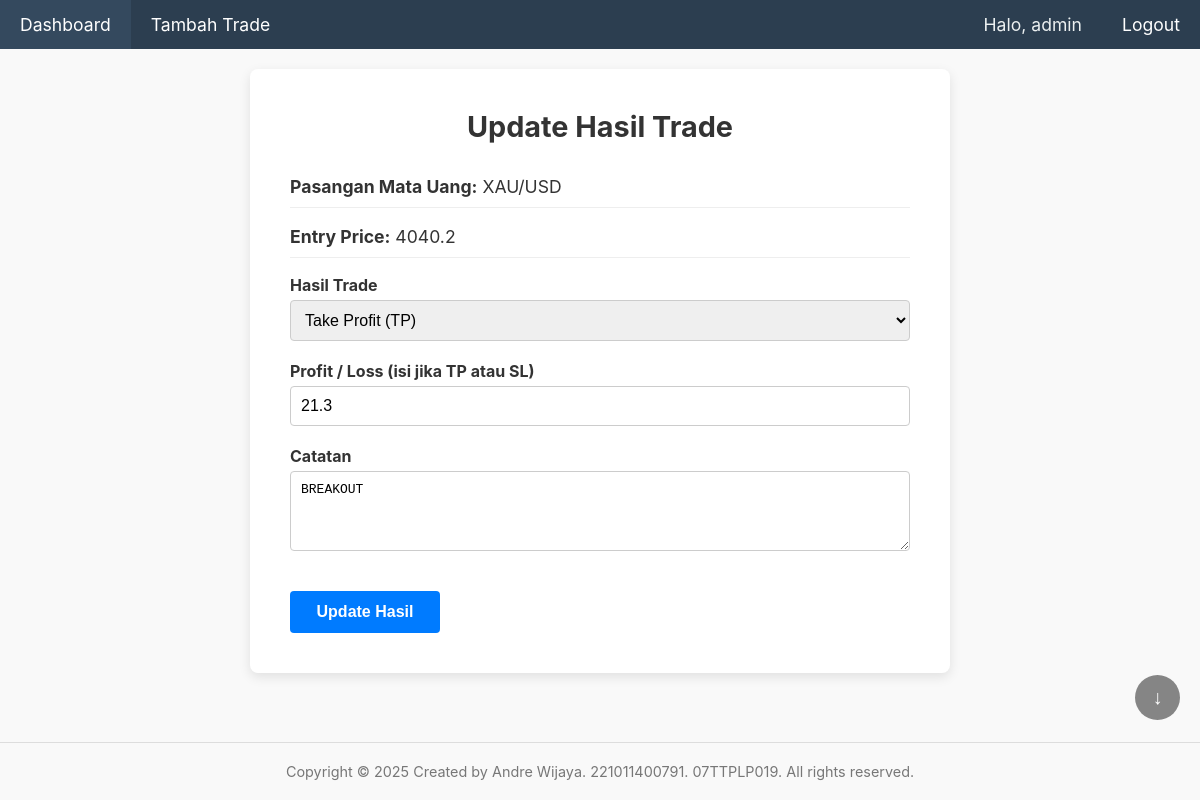
The app's page /trade_edit.php?id=11 (signed in) with its own data.
### tables this page shows
CREATE TABLE `trades` (
  `id` int(11) NOT NULL,
  `user_id` int(11) NOT NULL,
  `currency_pair` varchar(10) NOT NULL,
  `position_type` enum('Buy','Sell') NOT NULL,
  `entry_price` decimal(10,5) NOT NULL,
  `stop_loss` decimal(10,5) NOT NULL,
  `take_profit` decimal(10,5) NOT NULL,
  `hasil` enum('Pending','TP','SL') NOT NULL DEFAULT 'Pending',
  `profit_loss` decimal(10,2) DEFAULT NULL,
  `notes` text DEFAULT NULL
);

### trade_edit.php (the view, shortened to what this page needs)
<?php
require_once 'config/database.php';
require_once 'templates/header.php';
$trade_id = $_GET['id'];
$current_user_id = $_SESSION['user_id'];
$query = "SELECT * FROM trades WHERE id = ? AND user_id = ?";
$stmt = mysqli_prepare($koneksi, $query);
mysqli_stmt_bind_param($stmt, "ii", $trade_id, $current_user_id);
mysqli_stmt_execute($stmt);
$result = mysqli_stmt_get_result($stmt);
$trade = mysqli_fetch_assoc($result);
?>
<div class="container">
    <div class="form-card">
        <h3>Update Hasil Trade</h3>
        <form action="trade_process.php" method="POST">
            <p><strong>Pasangan Mata Uang:</strong> <?php echo htmlspecialchars($trade['currency_pair']); ?></p>
            <p><strong>Entry Price:</strong> <?php echo (float)$trade['entry_price']; ?></p>
            <div class="form-group">
                <label for="hasil">Hasil Trade</label>
                <select id="hasil" name="hasil" required>
                    <option value="TP" <?php if ($trade['hasil'] == 'TP') echo 'selected'; ?>>Take Profit (TP)</option>
                </select>
            </div>
            <div class="form-group">
                <label for="profit_loss">Profit / Loss (isi jika TP atau SL)</label>
                <input type="text" id="profit_loss" inputmode="decimal" name="profit_loss" value="<?php echo (float)$trade['profit_loss']; ?>" placeholder="Contoh: 250.50">
            </div>
            <div class="form-group">
                <label for="notes">Catatan</label>
                <textarea id="notes" name="notes"><?php echo htmlspecialchars($trade['notes']); ?></textarea>
            </div>
            <button type="submit" class="btn btn-primary">Update Hasil</button>
        </form>
    </div> </div> <?php require_once 'templates/footer.php';  ?>

### assets/css/style.css (style rules this page uses)
html { box-sizing: border-box; height: 100%; }
*, *:before, *:after { box-sizing: inherit; }
body { font-family: -apple-system, BlinkMacSystemFont, "Segoe UI", Roboto, "Helvetica Neue", Arial, sans-serif; margin: 0; background-color: #f9f9f9; color: #333; display: flex; flex-direction: column; height: 100vh; overflow: hidden; }
.container { width: 100%; max-width: 1600px; margin: 0 auto; padding: 20px; flex-grow: 1; overflow-y: auto; }
.form-group { margin-bottom: 1.25rem; }
.form-group label { display: block; margin-bottom: 5px; font-weight: bold; }
input[type="text"], input[type="email"], input[type="password"], select, textarea { width: 100%; padding: 10px; box-sizing: border-box; border: 1px solid #ccc; border-radius: 4px; font-size: 1em; }
textarea { min-height: 80px; resize: vertical; }
.btn { display: inline-block; padding: 12px; border: none; border-radius: 4px; cursor: pointer; font-size: 1em; font-weight: bold; color: white; text-decoration: none; text-align: center; transition: background-color 0.2s; }
.btn-primary { background-color: #007bff; }
.form-card { background: #ffffff; padding: 2.5rem; border-radius: 8px; box-shadow: 0 4px 12px rgba(0,0,0,0.1); max-width: 700px; margin: 0 auto; }
.form-card h3 { margin-top: 0; text-align: center; margin-bottom: 2rem; font-size: 1.8em; }
.form-card p { font-size: 1.1em; border-bottom: 1px solid #eee; padding-bottom: 10px; }
.form-card .btn { min-width: 150px; margin-top: 1rem; }

### records on screen
trades: currency_pair "XAU/USD", entry_price "4040.2", hasil "Take Profit (TP)", profit_loss "21.3", notes "BREAKOUT"

### other values on screen
$_SESSION['username'] "admin"
